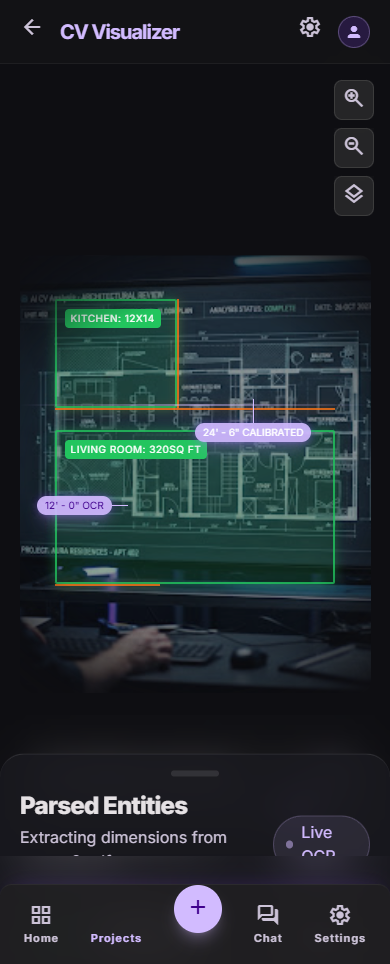
#> input picture stitch_buildwise_ai_design_system/stitch_buildwise_ai_design_system/ai_cv_analysis/screen.png, 390 x 964 px
$ python -i room_extractor.py   (imports and definitions only)
#> lines starting #> are read from the running program, lines starting #| are printed output that depends on the picture
"""
BuildWise AI — Stage 3: Room Extractor
========================================
Extracts rooms as closed polygons from wall geometry.
Uses a dual-strategy approach:
  1. Planar graph cycle detection (wall intersection → minimal faces)
  2. Flood-fill contour extraction (fallback for complex plans)

Each room candidate gets polygon coordinates, area, perimeter, centroid,
wall lengths, and bounding box computed automatically.
"""

import cv2
import numpy as np
import math
from typing import List, Dict, Any, Tuple, Optional
from dataclasses import dataclass, field, asdict


@dataclass
class RoomCandidate:
    """Represents a detected room as a polygon with computed geometry."""
    id: str
    polygon: List[Tuple[float, float]]          # Ordered vertex coordinates (px)
    area_px2: float                              # Area in pixels²
    perimeter_px: float                          # Perimeter in pixels
    centroid: Tuple[float, float]                # Centroid (px)
    wall_lengths_px: List[float]                 # Length of each polygon edge
    bounding_box: Tuple[int, int, int, int]      # (x, y, w, h) bounding rect
    aspect_ratio: float                          # width / height of bounding box
    num_vertices: int                            # Number of polygon vertices
    # These will be populated by later stages
    label: str = "Unclassified"
    area_m2: float = 0.0
    perimeter_m: float = 0.0
    wall_lengths_m: List[float] = field(default_factory=list)

    def to_dict(self) -> Dict[str, Any]:
        return asdict(self)


class RoomExtractor:
    """Extracts room polygons from wall geometry and binary floor plan images."""

    # ── Configuration ─────────────────────────────────────────────────────
    # Minimum room area as fraction of total image area
    MIN_ROOM_AREA_FRACTION = 0.002    # 0.2% of image
    # Maximum room area as fraction of total image area
    MAX_ROOM_AREA_FRACTION = 0.60     # 60% of image
    # Minimum number of vertices for a valid room polygon
    MIN_VERTICES = 3
    # Maximum polygon simplification epsilon factor (fraction of perimeter)
    SIMPLIFICATION_FACTOR = 0.015
    # Minimum aspect ratio for valid rooms (filter out very thin slivers)
    MIN_ASPECT_RATIO = 0.15

    @staticmethod
    def extract(
        binary_image: np.ndarray,
        walls: Optional[List[Dict[str, Any]]] = None,
        doors: Optional[List[Dict[str, Any]]] = None,
        windows: Optional[List[Dict[str, Any]]] = None,
    ) -> Dict[str, Any]:
        """
        Run room extraction pipeline.

        Strategy:
        1. Try contour-based extraction on inverted binary (rooms = white regions
           enclosed by dark walls). This is the primary method.
        2. If wall data is available, use it to create a wall mask and extract
           rooms from the spaces between walls.

        Args:
            binary_image: Preprocessed binary image (walls = white/255)
            walls: Optional wall segments from WallDetector (for enhanced extraction)
            doors: Optional door segment detections to seal wall boundaries
            windows: Optional window segment detections to seal wall boundaries

        Returns:
            Dict with rooms list and extraction metadata.
        """
        h, w = binary_image.shape[:2]
        img_area = h * w
        min_area = img_area * RoomExtractor.MIN_ROOM_AREA_FRACTION
        max_area = img_area * RoomExtractor.MAX_ROOM_AREA_FRACTION

        # Create a sealed binary mask where doors and windows are closed
        sealed_binary = binary_image.copy()
        for door in (doors or []):
            box = door.get("box", door.get("bbox", []))
            if box and len(box) >= 4:
                cv2.rectangle(sealed_binary, (int(box[0]), int(box[1])), (int(box[2]), int(box[3])), 255, -1)
        for win in (windows or []):
            box = win.get("box", win.get("bbox", []))
            if box and len(box) >= 4:
                cv2.rectangle(sealed_binary, (int(box[0]), int(box[1])), (int(box[2]), int(box[3])), 255, -1)

        # ── Strategy 1: Wall-mask based extraction ────────────────────────
        if walls:
            rooms_from_walls = RoomExtractor._extract_from_wall_mask(
                sealed_binary, walls, min_area, max_area
            )
            if len(rooms_from_walls) >= 2:
                # Assign IDs
                for i, room in enumerate(rooms_from_walls):
                    room.id = f"room_{i+1:03d}"

                return {
                    "rooms": [r.to_dict() for r in rooms_from_walls],
                    "room_count": len(rooms_from_walls),
                    "extraction_method": "wall_mask",
                    "image_dimensions": {"width": w, "height": h},
                }

        # ── Strategy 2: Contour-based extraction (primary) ───────────────
        rooms = RoomExtractor._extract_from_contours(
            sealed_binary, min_area, max_area
        )

        # Assign IDs
        for i, room in enumerate(rooms):
            room.id = f"room_{i+1:03d}"

        return {
            "rooms": [r.to_dict() for r in rooms],
            "room_count": len(rooms),
            "extraction_method": "contour",
            "image_dimensions": {"width": w, "height": h},
        }

    # ══════════════════════════════════════════════════════════════════════
    # EXTRACTION STRATEGIES
    # ══════════════════════════════════════════════════════════════════════

    @staticmethod
    def _extract_from_contours(
        binary: np.ndarray,
        min_area: float,
        max_area: float,
    ) -> List[RoomCandidate]:
        """
        Extract rooms by finding contours in the inverted binary image.
        Rooms are the white spaces enclosed by dark wall lines.
        """
        # Invert: walls become black boundaries, rooms become white fills
        inverted = cv2.bitwise_not(binary)

        # Apply morphological closing to ensure wall boundaries are complete
        kernel = cv2.getStructuringElement(cv2.MORPH_RECT, (5, 5))
        closed = cv2.morphologyEx(inverted, cv2.MORPH_CLOSE, kernel, iterations=2)

        # Find contours — use TREE hierarchy to handle nested spaces
        contours, hierarchy = cv2.findContours(
            closed, cv2.RETR_TREE, cv2.CHAIN_APPROX_SIMPLE
        )

        if hierarchy is None:
            return []

        rooms = []
        hierarchy = hierarchy[0]  # Flatten

        for i, contour in enumerate(contours):
            area = cv2.contourArea(contour)

            # Filter by area
            if area < min_area or area > max_area:
                continue

            # Only consider contours that are either top-level or children of top-level
            # (skip deeply nested contours which are likely noise)
            parent = hierarchy[i][3]
            depth = 0
            p = parent
            while p != -1 and depth < 5:
                p = hierarchy[p][3]
                depth += 1

            if depth > 2:
                continue

            # Simplify polygon
            epsilon = RoomExtractor.SIMPLIFICATION_FACTOR * cv2.arcLength(contour, True)
            approx = cv2.approxPolyDP(contour, epsilon, True)

            if len(approx) < RoomExtractor.MIN_VERTICES:
                continue

            # Extract polygon vertices
            polygon = [(float(pt[0][0]), float(pt[0][1])) for pt in approx]

            # Check aspect ratio
            x, y, w, h = cv2.boundingRect(approx)
            if h == 0:
                continue
            aspect_ratio = w / h
            if aspect_ratio < RoomExtractor.MIN_ASPECT_RATIO or aspect_ratio > (1.0 / RoomExtractor.MIN_ASPECT_RATIO):
                continue

            # Check convexity deficiency — overly concave shapes are usually noise
            hull_area = cv2.contourArea(cv2.convexHull(approx))
            if hull_area > 0 and area / hull_area < 0.3:
                continue  # Too concave

            room = RoomExtractor._build_room_candidate(polygon, area)
            if room:
                rooms.append(room)

        # Remove overlapping rooms (keep larger ones)
        rooms = RoomExtractor._remove_overlapping_rooms(rooms)

        return rooms

    # [167 lines left out: functions _extract_from_wall_mask, _build_room_candidate, _shoelace_area, _compute_centroid, not called in this run]

    @staticmethod
    def _remove_overlapping_rooms(
        rooms: List[RoomCandidate],
    ) -> List[RoomCandidate]:
        """
        Remove rooms that significantly overlap with larger rooms.
        If two rooms overlap by >60%, keep the larger one.
        """
        if len(rooms) <= 1:
            return rooms

        # Sort by area descending (keep larger rooms)
        rooms.sort(key=lambda r: r.area_px2, reverse=True)

        kept = []
        for room in rooms:
            is_duplicate = False
            for existing in kept:
                overlap = RoomExtractor._compute_overlap_ratio(room, existing)
                if overlap > 0.6:
                    is_duplicate = True
                    break
            if not is_duplicate:
                kept.append(room)

        return kept

    # [161 lines left out: functions _compute_overlap_ratio, point_in_polygon, find_room_containing_point, compute_room_adjacency, _rooms_are_adjacent, _segment_distance and 1 more, not called in this run]

>>> import cv2
>>> picture = cv2.imread('../../../stitch_buildwise_ai_design_system/stitch_buildwise_ai_design_system/ai_cv_analysis/screen.png', cv2.IMREAD_GRAYSCALE)
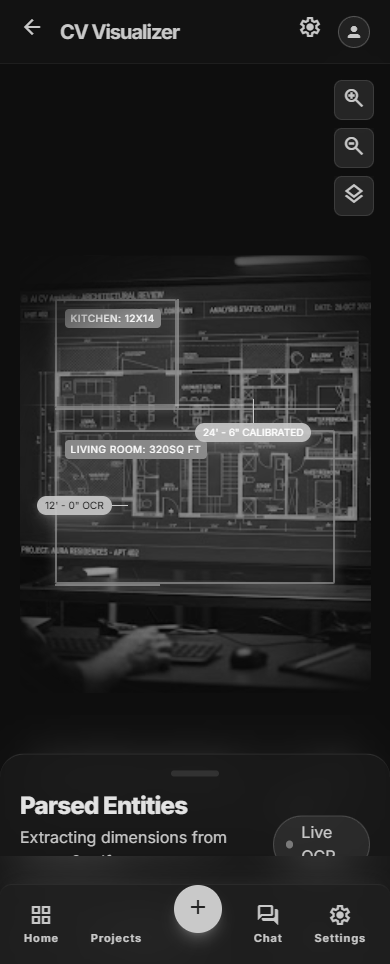
#> picture: shape (964, 390); min 6, max 254, mean 38.3
>>> result = RoomExtractor().extract(picture)
#> in _extract_from_contours, `inverted = cv2.bitwise_not(binary)`:
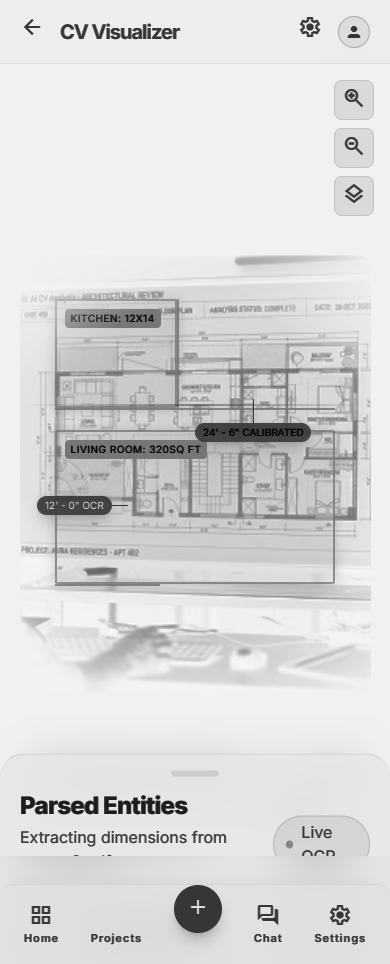
#> inverted: shape (964, 390); min 1, max 249, mean 216.7
#> in _extract_from_contours, `kernel = cv2.getStructuringElement(cv2.MORPH_RECT, (5, 5))`: kernel = [[1, 1, 1, 1, 1], [1, 1, 1, 1, 1], [1, 1, 1, 1, 1], [1, 1, 1, 1, 1], [1, 1, 1, 1, 1]]
#> in _extract_from_contours, `closed = cv2.morphologyEx(inverted, cv2.MORPH_CLOSE, kernel, iteration..`:
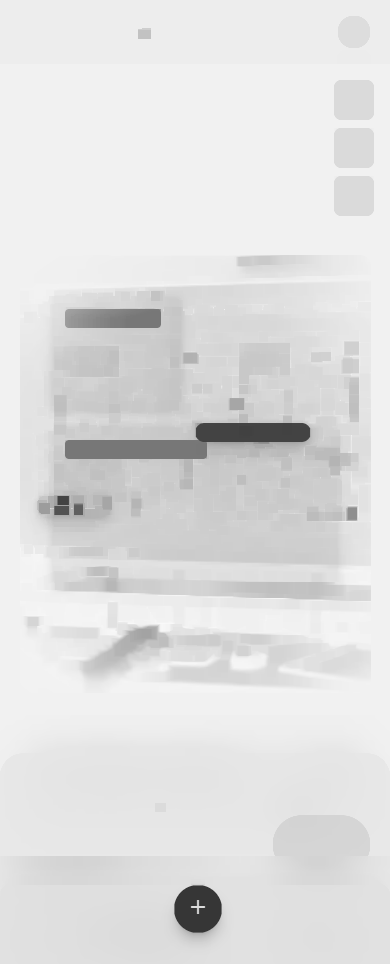
#> closed: shape (964, 390); min 54, max 249, mean 224.1
#> in _extract_from_contours, `contours, hierarchy = cv2.findContours( closed, cv2.RETR_TREE, cv2.CHA..`: contours = [[[0, 0], [0, 963], [389, 963], [389, 0]]]
#> the loop in _extract_from_contours, `for i, contour in enumerate(contours):` made 1 pass
#> (contour, area) on pass 1: ([[0, 0], [0, 963], [389, 963], [389, 0]], 374607)
#> after the loop in _extract_from_contours, `for i, contour in enumerate(contours):`: rooms = []
#> result = 4 items
